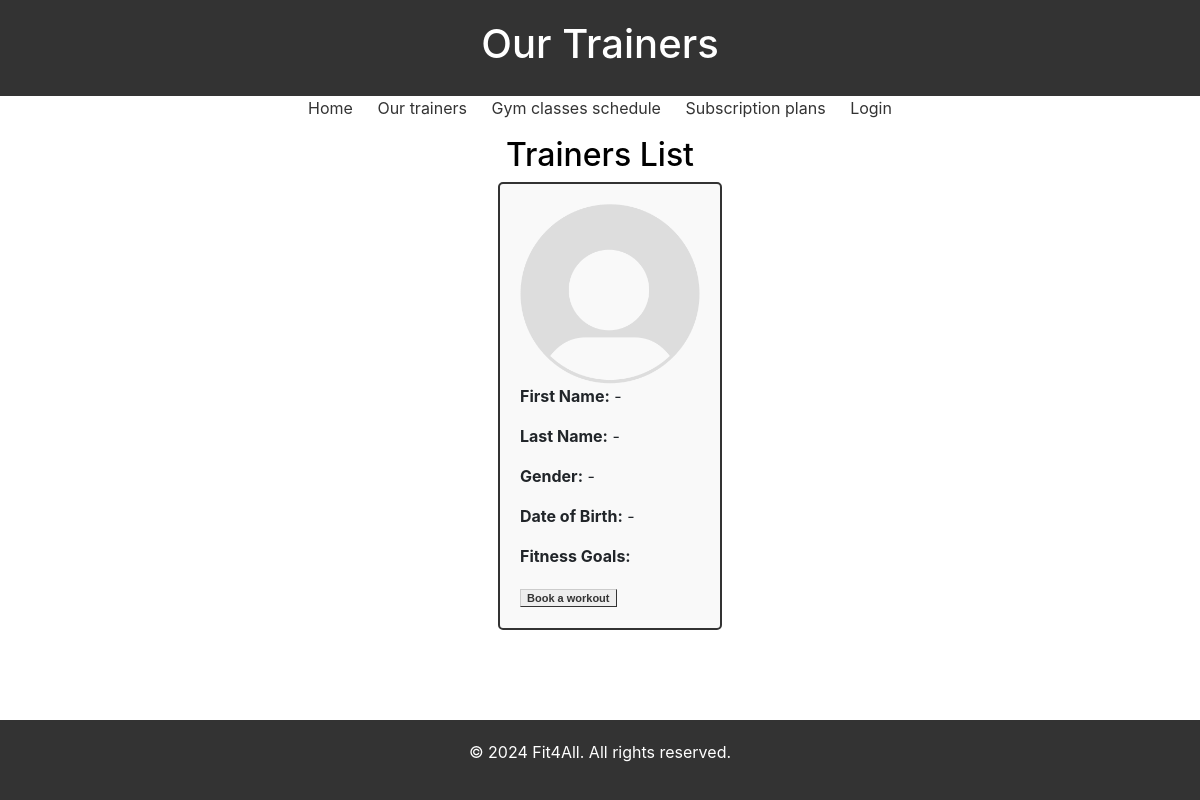
The page /palestra/trainer-list/ on the database as committed earlier.
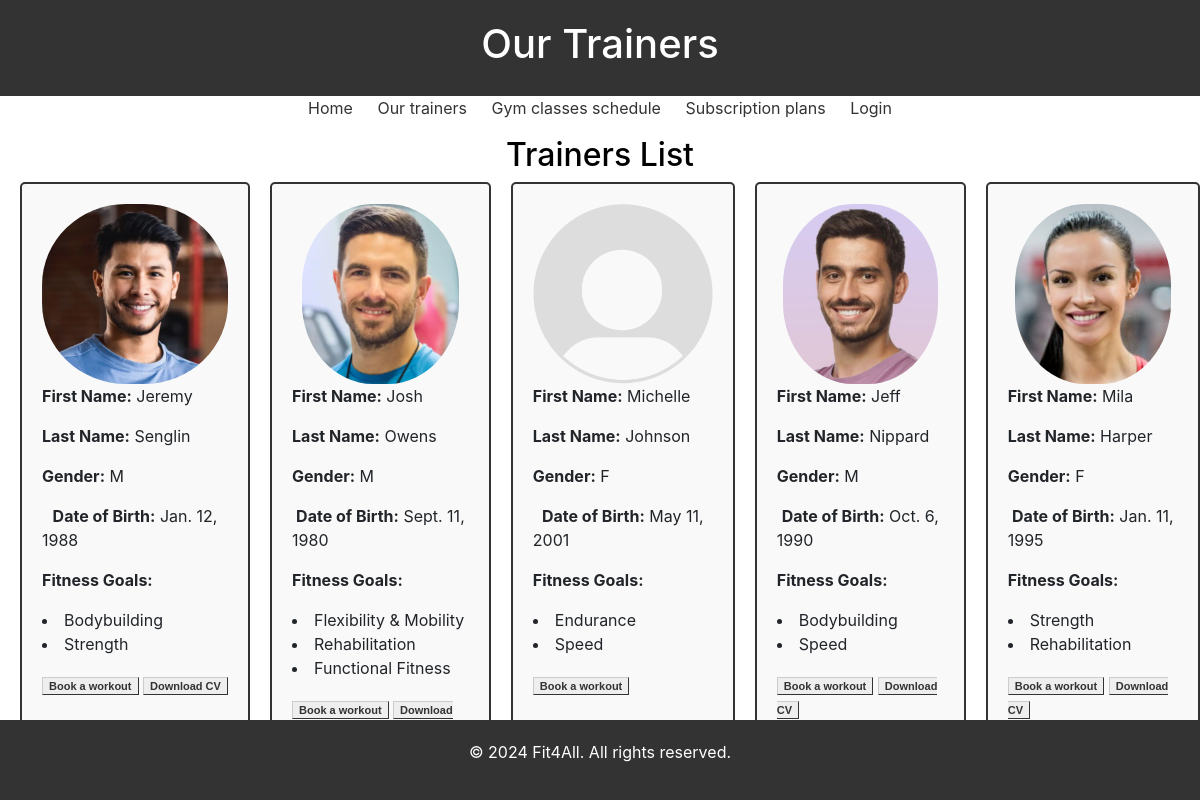
The same page on the database as committed later.
### palestra/models.py (models this page shows, shortened)
class TrainerProfile(models.Model):
    user = models.OneToOneField(User, on_delete=models.CASCADE)
    gender_choices = [
        ('M', 'Male'),
        ('F', 'Female'),
    ]
    gender = models.CharField(max_length=1, choices=gender_choices, null=False, blank=True)
    first_name = models.CharField(max_length=100, null=False, blank=True)
    last_name = models.CharField(max_length=100, null=False, blank=True)
    date_of_birth = models.DateField(null=True, blank=True)
    certifications = models.FileField(upload_to='pt_CVs/', blank=True)
    profile_picture = models.ImageField(upload_to='profile_pictures/', null=True, blank=True)
    fitness_goals = models.ManyToManyField(FitnessGoal, blank=True)  # Cambio qui
    pt_photo = models.ImageField(upload_to='pt_images/', null=True, blank=True)

### management/models.py (models this page shows)
class FitnessGoal(models.Model):
    name = models.CharField(max_length=100)

### palestra/views.py (the view)
# urls.py: path('trainer-list/', views.TrainerListView.as_view(), name='trainer-list'),
class TrainerListView(View):
    def get(self, request):
        trainers_users = models.User.objects.filter(is_instructor=True)
        trainers = []
        for trainer_user in trainers_users:
            try:
                trainer_profile = models.TrainerProfile.objects.get(user=trainer_user)
            except models.TrainerProfile.DoesNotExist:
                continue
            fitness_goals = functions.get_fitness_goals(trainer_profile)
            trainers.append((trainer_profile,fitness_goals))
        return render(request=request, template_name="trainer-list.html", context={'trainers':trainers})

### utils/functions.py (called while the page is built)
def get_fitness_goals(trainer_profile):
    fitness_goals = trainer_profile.fitness_goals.all()
    fitness_goal_names = [fitness_goal.name for fitness_goal in fitness_goals]
    return fitness_goal_names

### templates/palestra/trainer-list.html (shortened to what this page needs)
{% extends "base.html" %}
{% load static %}
{% block header %} Our Trainers {% endblock %}
{% block content %}
<h2>Trainers List</h2>
    <div class="trainers-container">
        {% for trainer, fitness_goals in trainers %}
        <div class="trainer-card">
            <img src="{% if trainer.pt_photo %}{{ trainer.pt_photo.url }}{% else %}{% static 'img/default_profile_image.png' %}{% endif %}" alt="Profile Picture" style="max-width: 200px;">
            <div class="trainer-details">
                <p><strong>First Name:</strong> {{ trainer.first_name|default:"-" }}</p>
                <p><strong>Last Name:</strong> {{ trainer.last_name|default:"-" }}</p>
                <p><strong>Gender:</strong> {{ trainer.gender|default:"-" }}</p>
                <p><strong>Date of Birth:</strong> {{ trainer.date_of_birth|default:"-" }}</p>
                <p><strong>Fitness Goals:</strong> {% for goal in fitness_goals %}<li>{{ goal }}</li>{% endfor %}</p>
            </div>
            <div class="links">
            {% if not request.user.is_instructor and not request.user.is_manager %}
                <a class="button" href="{% url 'palestra:book-workout' trainer.id  %}">Book a workout</a>
                {% endif %}
                {% if trainer.certifications %} <a class="button download-cv" href="{{ trainer.certifications.url }}" download="CV_{{trainer.first_name}}_{{trainer.last_name}}.pdf">Download CV</a> {% endif %}
            </div>
            </div>
        {% endfor %}
    </div>
{% endblock %}

### templates/base.html (shortened to what this page needs)
{% load static %}
{% load bootstrap4 %}
{% load custom_filters %}
<!DOCTYPE html>
<html lang="en">
<head>
  <link rel="stylesheet" href="{% static 'css/style.css' %}">
  {% bootstrap_css %}
</head>
<body>
<header>
  <h1>{% block header %} {% endblock header %} </h1>
</header>
{% include "navbar.html" %}
{% block content %}
{% endblock content %}
{% include "footer.html" %}
</body>
</html>

### templates/navbar.html (shortened to what this page needs)
{% load static %}
<nav>
  <ul>
    <li><a href="{% url 'homepage' %}">Home</a></li>
    <li><a href="{% url 'palestra:trainer-list' %}">Our trainers</a></li>
    <li><a href="{% url 'palestra:classes-schedule' %}">Gym classes schedule</a></li>
    <li><a href="{% url 'palestra:subscription-plans' %}">Subscription plans</a></li>
    {% if request.user.is_authenticated %}
    <li>
      <div class="profile-container">
        <button id="profile-button" onclick="toggleUserMenu()" style="border: none; background: none; padding: 0; max-width: 25px; border-radius: 30%;">
          {% if request.user.userprofile.profile_picture %}
          <img src="{{ request.user.userprofile.profile_picture.url }}" alt="Profile Image" style="width: 100%; height: auto; border-radius: 50%;">
          {% elif request.user.trainerprofile.profile_picture %}
          <img src="{{ request.user.trainerprofile.profile_picture.url }}" alt="Profile Image" style="width: 100%; height: auto; border-radius: 50%;">
          {% else %}
          <img src="{% static 'img/default_profile_image.png' %}" alt="Profile Image" style="width: 100%; height: auto; border-radius: 50%;">
          {% endif %}
      </button>
        <div id="user-menu" class="user-menu" style="display:none;">
          <a href="{% url 'palestra:dashboard' %}">Dashboard</a> <br>
          {% if not request.user.is_manager %}
            <a href="{% url 'palestra:profile' %}">Profile</a> <br>
          {% endif %}
          <a href="{% url 'logout' %}">Logout</a>
        </div>
      </div>
    </li>
    {% else %}
    <li><a href="{% url 'login' %}">Login</a></li>
    {% endif %}
  </ul>
</nav>

### templates/footer.html
<div class="footer">
    <p>&copy; 2024 {{ gym_name }}. All rights reserved.</p>
</div>

### static/css/style.css (style rules this page uses)
html, body { height: 100%; }
body { font-family: Arial, sans-serif; margin: 0; padding: 0; display: flex; flex-direction: column; }
.trainers-container { display: flex; text-align: left; align-self: center; }
.trainer-card { padding: 20px; text-align-last: left; border: 2px solid #333333; border-radius: 5px; background-color: #f9f9f9; margin-left: 20px; }
.trainer-card img { display: block; margin: 0 auto; border-radius: 45%; max-width: 100%; height: 180px; }
.button { font: bold 11px Arial; text-decoration: none; background-color: #EEEEEE; color: #333333; padding: 2px 6px 2px 6px; border-top: 1px solid #CCCCCC; border-right: 1px solid #333333; border-bottom: 1px solid #333333; border-left: 1px solid #CCCCCC; }
header { background-color: #333; color: #fff; text-align: center; padding: 20px 0; }
.footer { position: fixed; bottom: 0; left: 0; width: 100%; background-color: #333; color: #fff; padding: 20px 0; text-align: center; }
nav ul { list-style-type: none; padding: 0; text-align: center; }
nav ul li { display: inline; width: 100px; margin: 0 10px; }
nav ul li a { color: #333; text-decoration: none; }
h2 { text-align: center; color: #000000; }
p { margin-top: 20px; text-align: center; }

Rows that differ between the two databases and show on the page:
changed TrainerProfile: pt_photo: picture added in place of a placeholder; first_name "-" → "Jeremy"; last_name "-" → "Senglin"; gender "-" → "M"; date_of_birth "-" → "Jan. 12, 1988"; now shows "Download CV"
added FitnessGoal: fitness_goals "Bodybuilding" "Bodybuilding"
added FitnessGoal: fitness_goals "Strength" "Strength"
added TrainerProfile: pt_photo (picture), first_name "Josh", last_name "Owens", gender "M", date_of_birth "Sept. 11, 1980"
added FitnessGoal: fitness_goals "Flexibility & Mobility"
added FitnessGoal: fitness_goals "Rehabilitation" "Rehabilitation"
added FitnessGoal: fitness_goals "Functional Fitness"
added TrainerProfile: first_name "Michelle", last_name "Johnson", gender "F", date_of_birth "May 11, 2001"
added FitnessGoal: fitness_goals "Endurance"
added FitnessGoal: fitness_goals "Speed" "Speed"
added TrainerProfile: pt_photo (picture), first_name "Jeff", last_name "Nippard", gender "M", date_of_birth "Oct. 6, 1990"
added TrainerProfile: pt_photo (picture), first_name "Mila", last_name "Harper", gender "F", date_of_birth "Jan. 11, 1995"
